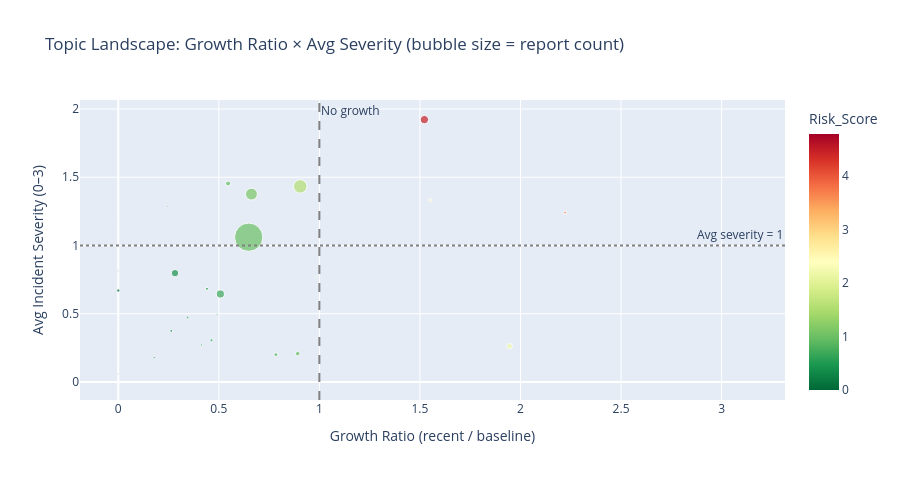

The cell this chart's notebook holds for it:
### Markdown cell above
## 3. Growth Ratio vs Average Severity Landscape

### Code cell
fig = px.scatter(
    risks_sorted,
    x="Growth_Ratio",
    y="Avg_Severity",
    size="Count",
    color="Risk_Score",
    color_continuous_scale="RdYlGn_r",
    hover_name="label",
    hover_data={"Risk_Score": ":.2f", "Count": True, "Recent_Changepoint": True},
    title="Topic Landscape: Growth Ratio × Avg Severity (bubble size = report count)",
    labels={
        "Growth_Ratio": "Growth Ratio (recent / baseline)",
        "Avg_Severity": "Avg Incident Severity (0–3)",
    },
)
fig.add_vline(x=1.0, line_dash="dash", line_color="gray", annotation_text="No growth")
fig.add_hline(y=1.0, line_dash="dot",  line_color="gray", annotation_text="Avg severity = 1")
fig.update_layout(height=480)
fig.show()

### Figure 1 — Plotly figure (JSON) as saved in the notebook; plotly's stock layout.template omitted (floating-point values rounded to 4 significant figures)
{"data": [{"customdata": [[4.788, 78, false], [4.478, 1760, true], [3.601, 220, false], [2.585, 211, false], [2.201, 862, false], [1.553, 4702, false], [1.362, 126, false], [1.118, 3660, false], [0.9925, 20677, false], [0.985, 549, false], [0.9432, 632, false], [0.8624, 379, false], [0.6714, 1709, false], [0.6128, 126, false], [0.5918, 249, false], [0.5344, 216, false], [0.4691, 133, false], [0.4264, 148, false], [0.4009, 73, false], [0.3947, 1412, false], [0.3124, 211, false], [0.1947, 122, false], [0, 282, true], [0, 43, false], [0, 35, false], [0, 12, false], [0, 12, false], [0, 7, false], [0, 5, false], [0, 4, false]], "hovertemplate": "<b>%{hovertext}</b><br><br>Growth Ratio (recent / baseline)=%{x}<br>Avg Incident Severity (0–3)=%{y}<br>Count=%{customdata[1]}<br>Risk_Score=%{marker.color:.2f}<br>Recent_Changepoint=%{customdata[2]}<extra></extra>", "hovertext": ["Tire Tires Gear Wheel", "Smoke Smell Odor Flight", "Flaps Flap Edge Landing", "Electrical Alternator Power Failure", "Gps Flight Jamming Reported", "Engine Fuel Flight Landing", "Oxygen O2 Mask Crew Oxygen", "Gear Landing Aircraft Nose", "Aircraft Runway Approach Traffic", "Taxiway Runway Taxi Lights", "Drone Feet Reported Object", "Hazmat Cargo Goods Dangerous Goods", "Maintenance Mel Aircraft Mechanic", "Cargo Aircraft Ramp Mount", "Lights Laser Light Bright", "Battery Lithium Batteries Lithium Ion", "Safety Flight Covid19 Life", "Ice Dry Ice Dry Deice", "Tks Fluid Mask Tks Fluid", "Flight Door Passenger Attendant", "Day Hours Fatigue Sleep", "Speed Restriction Speed Restriction Knots", "Mask Face Passenger Wearing", "Runway Landing Braking Short", "Ipad Headsets App Company", "Airport Visual Sectional Chart", "Frequency Monitor Monitor Frequency Prm", "Seat Pilot New Fly Aircraft", "Contractor Tractors Employees Ground", "Tracking Leak Reinspection Valve"], "legendgroup": "", "marker": {"color": [4.788, 4.478, 3.601, 2.585, 2.201, 1.553, 1.362, 1.118, 0.9925, 0.985, 0.9432, 0.8624, 0.6714, 0.6128, 0.5918, 0.5344, 0.4691, 0.4264, 0.4009, 0.3947, 0.3124, 0.1947, 0.0, 0.0, 0.0, 0.0, 0.0, 0.0, 0.0, 0.0], "coloraxis": "coloraxis", "size": [78, 1760, 220, 211, 862, 4702, 126, 3660, 20677, 549, 632, 379, 1709, 126, 249, 216, 133, 148, 73, 1412, 211, 122, 282, 43, 35, 12, 12, 7, 5, 4], "sizemode": "area", "sizeref": 51.69, "symbol": "circle"}, "mode": "markers", "name": "", "orientation": "v", "showlegend": false, "type": "scatter", "x": [3.125, 1.522, 2.222, 1.552, 1.946, 0.9049, 0.9836, 0.6624, 0.6486, 0.8924, 0.5461, 0.7838, 0.5077, 0.4918, 0.4412, 0.4636, 0.4132, 0.3448, 0.2439, 0.2822, 0.2632, 0.1786, 0.0, 0.0, 0.0, 0.0, 0.0, 0.0, 0.0, 0.0], "xaxis": "x", "y": [1.064, 1.922, 1.241, 1.332, 0.2622, 1.433, 0.7698, 1.377, 1.061, 0.2077, 1.454, 0.2005, 0.6448, 0.4921, 0.6827, 0.3056, 0.2707, 0.473, 1.288, 0.7975, 0.3744, 0.1803, 0.6702, 0.814, 0.05714, 0.8333, 0.0, 0.4286, 1.2, 0.75], "yaxis": "y"}], "layout": {"annotations": [{"showarrow": false, "text": "No growth", "x": 1, "xanchor": "left", "xref": "x", "y": 1, "yanchor": "top", "yref": "y domain"}, {"showarrow": false, "text": "Avg severity = 1", "x": 1, "xanchor": "right", "xref": "x domain", "y": 1, "yanchor": "bottom", "yref": "y"}], "coloraxis": {"colorbar": {"title": {"text": "Risk_Score"}}, "colorscale": [[0, "rgb(0,104,55)"], [0.1, "rgb(26,152,80)"], [0.2, "rgb(102,189,99)"], [0.3, "rgb(166,217,106)"], [0.4, "rgb(217,239,139)"], [0.5, "rgb(255,255,191)"], [0.6, "rgb(254,224,139)"], [0.7, "rgb(253,174,97)"], [0.8, "rgb(244,109,67)"], [0.9, "rgb(215,48,39)"], [1, "rgb(165,0,38)"]]}, "height": 480, "legend": {"itemsizing": "constant", "tracegroupgap": 0}, "shapes": [{"line": {"color": "gray", "dash": "dash"}, "type": "line", "x0": 1, "x1": 1, "xref": "x", "y0": 0, "y1": 1, "yref": "y domain"}, {"line": {"color": "gray", "dash": "dot"}, "type": "line", "x0": 0, "x1": 1, "xref": "x domain", "y0": 1, "y1": 1, "yref": "y"}], "title": {"text": "Topic Landscape: Growth Ratio × Avg Severity (bubble size = report count)"}, "xaxis": {"anchor": "y", "domain": [0, 1], "title": {"text": "Growth Ratio (recent / baseline)"}}, "yaxis": {"anchor": "x", "domain": [0, 1], "title": {"text": "Avg Incident Severity (0–3)"}}}}
